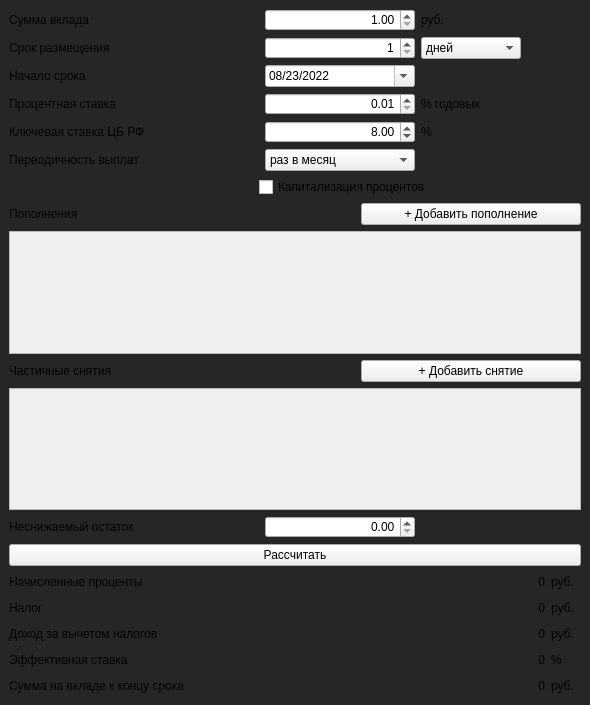
<?xml version="1.0" encoding="UTF-8"?>
<ui version="4.0">
 <class>Debit</class>
 <widget class="QMainWindow" name="Debit">
  <property name="geometry">
   <rect>
    <x>0</x>
    <y>0</y>
    <width>590</width>
    <height>705</height>
   </rect>
  </property>
  <property name="sizePolicy">
   <sizepolicy hsizetype="Preferred" vsizetype="Preferred">
    <horstretch>0</horstretch>
    <verstretch>0</verstretch>
   </sizepolicy>
  </property>
  <property name="minimumSize">
   <size>
    <width>590</width>
    <height>0</height>
   </size>
  </property>
  <property name="maximumSize">
   <size>
    <width>590</width>
    <height>16777215</height>
   </size>
  </property>
  <property name="windowTitle">
   <string>Debit calculator</string>
  </property>
  <property name="styleSheet">
   <string notr="true">QMainWindow {
	background-color: rgb(38, 38, 38);
}</string>
  </property>
  <widget class="QWidget" name="centralwidget">
   <layout class="QVBoxLayout" name="verticalLayout_4">
    <item>
     <layout class="QVBoxLayout" name="verticalLayout_3">
      <item>
       <layout class="QVBoxLayout" name="vlo_main">
        <item>
         <layout class="QHBoxLayout" name="hlo_sum">
          <item>
           <widget class="QLabel" name="lbl_sum">
            <property name="minimumSize">
             <size>
              <width>250</width>
              <height>0</height>
             </size>
            </property>
            <property name="maximumSize">
             <size>
              <width>250</width>
              <height>16777215</height>
             </size>
            </property>
            <property name="text">
             <string>Сумма вклада</string>
            </property>
           </widget>
          </item>
          <item>
           <widget class="QDoubleSpinBox" name="spn_sum">
            <property name="minimumSize">
             <size>
              <width>150</width>
              <height>0</height>
             </size>
            </property>
            <property name="maximumSize">
             <size>
              <width>150</width>
              <height>16777215</height>
             </size>
            </property>
            <property name="alignment">
             <set>Qt::AlignRight|Qt::AlignTrailing|Qt::AlignVCenter</set>
            </property>
            <property name="minimum">
             <double>1.000000000000000</double>
            </property>
            <property name="maximum">
             <double>100000000.000000000000000</double>
            </property>
           </widget>
          </item>
          <item>
           <widget class="QLabel" name="lbl_sum_rub">
            <property name="minimumSize">
             <size>
              <width>100</width>
              <height>0</height>
             </size>
            </property>
            <property name="maximumSize">
             <size>
              <width>100</width>
              <height>16777215</height>
             </size>
            </property>
            <property name="text">
             <string>руб.</string>
            </property>
           </widget>
          </item>
          <item>
           <spacer name="horizontalSpacer_5">
            <property name="orientation">
             <enum>Qt::Horizontal</enum>
            </property>
            <property name="sizeHint" stdset="0">
             <size>
              <width>40</width>
              <height>20</height>
             </size>
            </property>
           </spacer>
          </item>
         </layout>
        </item>
        <item>
         <layout class="QHBoxLayout" name="hlo_limit">
          <item>
           <widget class="QLabel" name="lbl_limit">
            <property name="minimumSize">
             <size>
              <width>250</width>
              <height>0</height>
             </size>
            </property>
            <property name="maximumSize">
             <size>
              <width>250</width>
              <height>16777215</height>
             </size>
            </property>
            <property name="text">
             <string>Срок размещения</string>
            </property>
           </widget>
          </item>
          <item>
           <widget class="QSpinBox" name="spn_limit">
            <property name="minimumSize">
             <size>
              <width>150</width>
              <height>0</height>
             </size>
            </property>
            <property name="maximumSize">
             <size>
              <width>150</width>
              <height>16777215</height>
             </size>
            </property>
            <property name="alignment">
             <set>Qt::AlignRight|Qt::AlignTrailing|Qt::AlignVCenter</set>
            </property>
            <property name="minimum">
             <number>1</number>
            </property>
            <property name="maximum">
             <number>4550</number>
            </property>
           </widget>
          </item>
          <item>
           <widget class="QComboBox" name="cmb_limit">
            <property name="minimumSize">
             <size>
              <width>100</width>
              <height>0</height>
             </size>
            </property>
            <property name="maximumSize">
             <size>
              <width>100</width>
              <height>16777215</height>
             </size>
            </property>
            <item>
             <property name="text">
              <string>дней</string>
             </property>
            </item>
            <item>
             <property name="text">
              <string>месяцев</string>
             </property>
            </item>
            <item>
             <property name="text">
              <string>лет</string>
             </property>
            </item>
           </widget>
          </item>
          <item>
           <spacer name="horizontalSpacer_4">
            <property name="orientation">
             <enum>Qt::Horizontal</enum>
            </property>
            <property name="sizeHint" stdset="0">
             <size>
              <width>40</width>
              <height>20</height>
             </size>
            </property>
           </spacer>
          </item>
         </layout>
        </item>
        <item>
         <layout class="QHBoxLayout" name="hlo_date">
          <item>
           <widget class="QLabel" name="lbl_date">
            <property name="minimumSize">
             <size>
              <width>250</width>
              <height>0</height>
             </size>
            </property>
            <property name="maximumSize">
             <size>
              <width>250</width>
              <height>16777215</height>
             </size>
            </property>
            <property name="text">
             <string>Начало срока</string>
            </property>
           </widget>
          </item>
          <item>
           <widget class="QDateEdit" name="dt_start">
            <property name="minimumSize">
             <size>
              <width>150</width>
              <height>0</height>
             </size>
            </property>
            <property name="maximumSize">
             <size>
              <width>150</width>
              <height>16777215</height>
             </size>
            </property>
            <property name="alignment">
             <set>Qt::AlignLeading|Qt::AlignLeft|Qt::AlignVCenter</set>
            </property>
            <property name="buttonSymbols">
             <enum>QAbstractSpinBox::UpDownArrows</enum>
            </property>
            <property name="dateTime">
             <datetime>
              <hour>0</hour>
              <minute>0</minute>
              <second>0</second>
              <year>2022</year>
              <month>8</month>
              <day>23</day>
             </datetime>
            </property>
            <property name="maximumDate">
             <date>
              <year>9999</year>
              <month>12</month>
              <day>31</day>
             </date>
            </property>
            <property name="minimumDate">
             <date>
              <year>2022</year>
              <month>1</month>
              <day>1</day>
             </date>
            </property>
            <property name="currentSection">
             <enum>QDateTimeEdit::MonthSection</enum>
            </property>
            <property name="displayFormat">
             <string>MM/dd/yyyy</string>
            </property>
            <property name="calendarPopup">
             <bool>true</bool>
            </property>
            <property name="timeSpec">
             <enum>Qt::LocalTime</enum>
            </property>
            <property name="date">
             <date>
              <year>2022</year>
              <month>8</month>
              <day>23</day>
             </date>
            </property>
           </widget>
          </item>
          <item>
           <spacer name="horizontalSpacer_2">
            <property name="orientation">
             <enum>Qt::Horizontal</enum>
            </property>
            <property name="sizeHint" stdset="0">
             <size>
              <width>40</width>
              <height>20</height>
             </size>
            </property>
           </spacer>
          </item>
         </layout>
        </item>
        <item>
         <layout class="QHBoxLayout" name="hlo_percent">
          <item>
           <widget class="QLabel" name="lbl_percent_f">
            <property name="minimumSize">
             <size>
              <width>250</width>
              <height>0</height>
             </size>
            </property>
            <property name="maximumSize">
             <size>
              <width>250</width>
              <height>16777215</height>
             </size>
            </property>
            <property name="text">
             <string>Процентная ставка</string>
            </property>
           </widget>
          </item>
          <item>
           <widget class="QDoubleSpinBox" name="spn_percent">
            <property name="minimumSize">
             <size>
              <width>150</width>
              <height>0</height>
             </size>
            </property>
            <property name="maximumSize">
             <size>
              <width>150</width>
              <height>16777215</height>
             </size>
            </property>
            <property name="alignment">
             <set>Qt::AlignRight|Qt::AlignTrailing|Qt::AlignVCenter</set>
            </property>
            <property name="minimum">
             <double>0.010000000000000</double>
            </property>
           </widget>
          </item>
          <item>
           <widget class="QLabel" name="lbl_percent_b">
            <property name="minimumSize">
             <size>
              <width>100</width>
              <height>0</height>
             </size>
            </property>
            <property name="maximumSize">
             <size>
              <width>100</width>
              <height>16777215</height>
             </size>
            </property>
            <property name="text">
             <string>% годовых</string>
            </property>
           </widget>
          </item>
          <item>
           <spacer name="horizontalSpacer_6">
            <property name="orientation">
             <enum>Qt::Horizontal</enum>
            </property>
            <property name="sizeHint" stdset="0">
             <size>
              <width>40</width>
              <height>20</height>
             </size>
            </property>
           </spacer>
          </item>
         </layout>
        </item>
        <item>
         <layout class="QHBoxLayout" name="horizontalLayout_5">
          <item>
           <widget class="QLabel" name="lbl_krate_f">
            <property name="minimumSize">
             <size>
              <width>250</width>
              <height>0</height>
             </size>
            </property>
            <property name="text">
             <string>Ключевая ставка ЦБ РФ</string>
            </property>
           </widget>
          </item>
          <item>
           <widget class="QDoubleSpinBox" name="spn_krate">
            <property name="minimumSize">
             <size>
              <width>150</width>
              <height>0</height>
             </size>
            </property>
            <property name="alignment">
             <set>Qt::AlignRight|Qt::AlignTrailing|Qt::AlignVCenter</set>
            </property>
            <property name="minimum">
             <double>0.010000000000000</double>
            </property>
            <property name="value">
             <double>8.000000000000000</double>
            </property>
           </widget>
          </item>
          <item>
           <widget class="QLabel" name="lbl_krate_b">
            <property name="minimumSize">
             <size>
              <width>100</width>
              <height>0</height>
             </size>
            </property>
            <property name="text">
             <string>%</string>
            </property>
           </widget>
          </item>
          <item>
           <spacer name="horizontalSpacer_15">
            <property name="orientation">
             <enum>Qt::Horizontal</enum>
            </property>
            <property name="sizeHint" stdset="0">
             <size>
              <width>40</width>
              <height>20</height>
             </size>
            </property>
           </spacer>
          </item>
         </layout>
        </item>
        <item>
         <layout class="QHBoxLayout" name="hlo_period">
          <item>
           <widget class="QLabel" name="lbl_period">
            <property name="minimumSize">
             <size>
              <width>250</width>
              <height>0</height>
             </size>
            </property>
            <property name="maximumSize">
             <size>
              <width>250</width>
              <height>16777215</height>
             </size>
            </property>
            <property name="text">
             <string>Переодичность выплат</string>
            </property>
           </widget>
          </item>
          <item>
           <widget class="QComboBox" name="cmb_period">
            <property name="minimumSize">
             <size>
              <width>150</width>
              <height>0</height>
             </size>
            </property>
            <property name="maximumSize">
             <size>
              <width>150</width>
              <height>16777215</height>
             </size>
            </property>
            <item>
             <property name="text">
              <string>раз в месяц</string>
             </property>
            </item>
            <item>
             <property name="text">
              <string>раз в квартал</string>
             </property>
            </item>
            <item>
             <property name="text">
              <string>раз в год</string>
             </property>
            </item>
            <item>
             <property name="text">
              <string>в конце срока</string>
             </property>
            </item>
           </widget>
          </item>
          <item>
           <spacer name="horizontalSpacer_3">
            <property name="orientation">
             <enum>Qt::Horizontal</enum>
            </property>
            <property name="sizeHint" stdset="0">
             <size>
              <width>40</width>
              <height>20</height>
             </size>
            </property>
           </spacer>
          </item>
         </layout>
        </item>
        <item>
         <layout class="QHBoxLayout" name="horizontalLayout">
          <item>
           <spacer name="horizontalSpacer">
            <property name="orientation">
             <enum>Qt::Horizontal</enum>
            </property>
            <property name="sizeHint" stdset="0">
             <size>
              <width>250</width>
              <height>20</height>
             </size>
            </property>
           </spacer>
          </item>
          <item>
           <widget class="QCheckBox" name="ckb_capital">
            <property name="minimumSize">
             <size>
              <width>200</width>
              <height>0</height>
             </size>
            </property>
            <property name="maximumSize">
             <size>
              <width>200</width>
              <height>16777215</height>
             </size>
            </property>
            <property name="text">
             <string>Капитализация процентов</string>
            </property>
           </widget>
          </item>
          <item>
           <spacer name="horizontalSpacer_7">
            <property name="orientation">
             <enum>Qt::Horizontal</enum>
            </property>
            <property name="sizeHint" stdset="0">
             <size>
              <width>40</width>
              <height>20</height>
             </size>
            </property>
           </spacer>
          </item>
         </layout>
        </item>
       </layout>
      </item>
      <item>
       <layout class="QVBoxLayout" name="verticalLayout">
        <item>
         <layout class="QHBoxLayout" name="hlo_push">
          <item>
           <widget class="QLabel" name="lbl_refill">
            <property name="minimumSize">
             <size>
              <width>150</width>
              <height>0</height>
             </size>
            </property>
            <property name="maximumSize">
             <size>
              <width>150</width>
              <height>16777215</height>
             </size>
            </property>
            <property name="text">
             <string>Пополнения</string>
            </property>
           </widget>
          </item>
          <item>
           <spacer name="horizontalSpacer_8">
            <property name="orientation">
             <enum>Qt::Horizontal</enum>
            </property>
            <property name="sizeHint" stdset="0">
             <size>
              <width>40</width>
              <height>20</height>
             </size>
            </property>
           </spacer>
          </item>
          <item>
           <widget class="QPushButton" name="btn_push">
            <property name="minimumSize">
             <size>
              <width>220</width>
              <height>0</height>
             </size>
            </property>
            <property name="maximumSize">
             <size>
              <width>220</width>
              <height>16777215</height>
             </size>
            </property>
            <property name="text">
             <string>+ Добавить пополнение</string>
            </property>
           </widget>
          </item>
         </layout>
        </item>
        <item>
         <widget class="QScrollArea" name="scroll_push">
          <property name="sizePolicy">
           <sizepolicy hsizetype="Expanding" vsizetype="Expanding">
            <horstretch>0</horstretch>
            <verstretch>0</verstretch>
           </sizepolicy>
          </property>
          <property name="minimumSize">
           <size>
            <width>0</width>
            <height>0</height>
           </size>
          </property>
          <property name="maximumSize">
           <size>
            <width>16777215</width>
            <height>500</height>
           </size>
          </property>
          <property name="autoFillBackground">
           <bool>false</bool>
          </property>
          <property name="sizeAdjustPolicy">
           <enum>QAbstractScrollArea::AdjustIgnored</enum>
          </property>
          <property name="widgetResizable">
           <bool>true</bool>
          </property>
          <property name="alignment">
           <set>Qt::AlignLeading|Qt::AlignLeft|Qt::AlignTop</set>
          </property>
          <widget class="QWidget" name="scl_push_w">
           <property name="geometry">
            <rect>
             <x>0</x>
             <y>0</y>
             <width>560</width>
             <height>51</height>
            </rect>
           </property>
           <property name="sizePolicy">
            <sizepolicy hsizetype="Preferred" vsizetype="Preferred">
             <horstretch>0</horstretch>
             <verstretch>0</verstretch>
            </sizepolicy>
           </property>
           <layout class="QVBoxLayout" name="verticalLayout_6">
            <item>
             <layout class="QVBoxLayout" name="vlo_push_item"/>
            </item>
           </layout>
          </widget>
         </widget>
        </item>
        <item>
         <layout class="QHBoxLayout" name="hlo_pull">
          <item>
           <widget class="QLabel" name="lbl_withdrawal">
            <property name="minimumSize">
             <size>
              <width>150</width>
              <height>0</height>
             </size>
            </property>
            <property name="maximumSize">
             <size>
              <width>150</width>
              <height>16777215</height>
             </size>
            </property>
            <property name="text">
             <string>Частичные снятия</string>
            </property>
           </widget>
          </item>
          <item>
           <spacer name="horizontalSpacer_9">
            <property name="orientation">
             <enum>Qt::Horizontal</enum>
            </property>
            <property name="sizeHint" stdset="0">
             <size>
              <width>40</width>
              <height>20</height>
             </size>
            </property>
           </spacer>
          </item>
          <item>
           <widget class="QPushButton" name="btn_pull">
            <property name="minimumSize">
             <size>
              <width>220</width>
              <height>0</height>
             </size>
            </property>
            <property name="maximumSize">
             <size>
              <width>220</width>
              <height>16777215</height>
             </size>
            </property>
            <property name="text">
             <string>+ Добавить снятие</string>
            </property>
           </widget>
          </item>
         </layout>
        </item>
        <item>
         <widget class="QScrollArea" name="scroll_pull">
          <property name="sizePolicy">
           <sizepolicy hsizetype="Expanding" vsizetype="Expanding">
            <horstretch>0</horstretch>
            <verstretch>0</verstretch>
           </sizepolicy>
          </property>
          <property name="minimumSize">
           <size>
            <width>0</width>
            <height>0</height>
           </size>
          </property>
          <property name="maximumSize">
           <size>
            <width>16777215</width>
            <height>500</height>
           </size>
          </property>
          <property name="autoFillBackground">
           <bool>false</bool>
          </property>
          <property name="sizeAdjustPolicy">
           <enum>QAbstractScrollArea::AdjustIgnored</enum>
          </property>
          <property name="widgetResizable">
           <bool>true</bool>
          </property>
          <property name="alignment">
           <set>Qt::AlignLeading|Qt::AlignLeft|Qt::AlignTop</set>
          </property>
          <widget class="QWidget" name="scl_pull_w">
           <property name="geometry">
            <rect>
             <x>0</x>
             <y>0</y>
             <width>560</width>
             <height>51</height>
            </rect>
           </property>
           <property name="sizePolicy">
            <sizepolicy hsizetype="Preferred" vsizetype="Preferred">
             <horstretch>0</horstretch>
             <verstretch>0</verstretch>
            </sizepolicy>
           </property>
           <layout class="QVBoxLayout" name="verticalLayout_8">
            <property name="sizeConstraint">
             <enum>QLayout::SetDefaultConstraint</enum>
            </property>
            <item>
             <layout class="QVBoxLayout" name="vlo_pull_item">
              <property name="sizeConstraint">
               <enum>QLayout::SetDefaultConstraint</enum>
              </property>
             </layout>
            </item>
           </layout>
          </widget>
         </widget>
        </item>
        <item>
         <layout class="QHBoxLayout" name="hlo_rest">
          <item>
           <widget class="QLabel" name="lbl_rest">
            <property name="minimumSize">
             <size>
              <width>250</width>
              <height>0</height>
             </size>
            </property>
            <property name="text">
             <string>Неснижаемый остаток</string>
            </property>
           </widget>
          </item>
          <item>
           <widget class="QDoubleSpinBox" name="spn_rest">
            <property name="minimumSize">
             <size>
              <width>150</width>
              <height>0</height>
             </size>
            </property>
            <property name="alignment">
             <set>Qt::AlignRight|Qt::AlignTrailing|Qt::AlignVCenter</set>
            </property>
            <property name="maximum">
             <double>50000000.000000000000000</double>
            </property>
           </widget>
          </item>
          <item>
           <spacer name="horizontalSpacer_16">
            <property name="orientation">
             <enum>Qt::Horizontal</enum>
            </property>
            <property name="sizeHint" stdset="0">
             <size>
              <width>40</width>
              <height>20</height>
             </size>
            </property>
           </spacer>
          </item>
         </layout>
        </item>
       </layout>
      </item>
      <item>
       <widget class="QPushButton" name="btn_calculate">
        <property name="text">
         <string>Рассчитать</string>
        </property>
       </widget>
      </item>
      <item>
       <layout class="QVBoxLayout" name="verticalLayout_2">
        <item>
         <layout class="QHBoxLayout" name="hlo_icharg">
          <item>
           <widget class="QLabel" name="lbl_icharg_f">
            <property name="minimumSize">
             <size>
              <width>250</width>
              <height>0</height>
             </size>
            </property>
            <property name="maximumSize">
             <size>
              <width>250</width>
              <height>16777215</height>
             </size>
            </property>
            <property name="text">
             <string>Начисленные проценты</string>
            </property>
           </widget>
          </item>
          <item>
           <spacer name="horizontalSpacer_10">
            <property name="orientation">
             <enum>Qt::Horizontal</enum>
            </property>
            <property name="sizeHint" stdset="0">
             <size>
              <width>40</width>
              <height>20</height>
             </size>
            </property>
           </spacer>
          </item>
          <item>
           <widget class="QLabel" name="lbl_icharg">
            <property name="minimumSize">
             <size>
              <width>150</width>
              <height>0</height>
             </size>
            </property>
            <property name="maximumSize">
             <size>
              <width>150</width>
              <height>16777215</height>
             </size>
            </property>
            <property name="text">
             <string>0</string>
            </property>
            <property name="alignment">
             <set>Qt::AlignRight|Qt::AlignTrailing|Qt::AlignVCenter</set>
            </property>
           </widget>
          </item>
          <item>
           <widget class="QLabel" name="lbl_icharg_b">
            <property name="minimumSize">
             <size>
              <width>30</width>
              <height>0</height>
             </size>
            </property>
            <property name="text">
             <string>руб.</string>
            </property>
           </widget>
          </item>
         </layout>
        </item>
        <item>
         <layout class="QHBoxLayout" name="horizontalLayout_2">
          <item>
           <widget class="QLabel" name="lbl_tax_f">
            <property name="minimumSize">
             <size>
              <width>250</width>
              <height>0</height>
             </size>
            </property>
            <property name="maximumSize">
             <size>
              <width>250</width>
              <height>16777215</height>
             </size>
            </property>
            <property name="text">
             <string>Налог</string>
            </property>
           </widget>
          </item>
          <item>
           <spacer name="horizontalSpacer_11">
            <property name="orientation">
             <enum>Qt::Horizontal</enum>
            </property>
            <property name="sizeHint" stdset="0">
             <size>
              <width>40</width>
              <height>20</height>
             </size>
            </property>
           </spacer>
          </item>
          <item>
           <widget class="QLabel" name="lbl_tax">
            <property name="minimumSize">
             <size>
              <width>150</width>
              <height>0</height>
             </size>
            </property>
            <property name="maximumSize">
             <size>
              <width>150</width>
              <height>16777215</height>
             </size>
            </property>
            <property name="text">
             <string>0</string>
            </property>
            <property name="alignment">
             <set>Qt::AlignRight|Qt::AlignTrailing|Qt::AlignVCenter</set>
            </property>
           </widget>
          </item>
          <item>
           <widget class="QLabel" name="lbl_tax_b">
            <property name="minimumSize">
             <size>
              <width>30</width>
              <height>0</height>
             </size>
            </property>
            <property name="text">
             <string>руб.</string>
            </property>
           </widget>
          </item>
         </layout>
        </item>
        <item>
         <layout class="QHBoxLayout" name="horizontalLayout_3">
          <item>
           <widget class="QLabel" name="lbl_latax_f">
            <property name="minimumSize">
             <size>
              <width>250</width>
              <height>0</height>
             </size>
            </property>
            <property name="maximumSize">
             <size>
              <width>250</width>
              <height>16777215</height>
             </size>
            </property>
            <property name="text">
             <string>Доход за вычетом налогов</string>
            </property>
           </widget>
          </item>
          <item>
           <spacer name="horizontalSpacer_12">
            <property name="orientation">
             <enum>Qt::Horizontal</enum>
            </property>
            <property name="sizeHint" stdset="0">
             <size>
              <width>40</width>
              <height>20</height>
             </size>
            </property>
           </spacer>
          </item>
          <item>
           <widget class="QLabel" name="lbl_latax">
            <property name="minimumSize">
             <size>
              <width>150</width>
              <height>0</height>
             </size>
            </property>
            <property name="maximumSize">
             <size>
              <width>150</width>
              <height>16777215</height>
             </size>
            </property>
            <property name="text">
             <string>0</string>
            </property>
            <property name="alignment">
             <set>Qt::AlignRight|Qt::AlignTrailing|Qt::AlignVCenter</set>
            </property>
           </widget>
          </item>
          <item>
           <widget class="QLabel" name="lbl_latax_b">
            <property name="minimumSize">
             <size>
              <width>30</width>
              <height>0</height>
             </size>
            </property>
            <property name="text">
             <string>руб.</string>
            </property>
           </widget>
          </item>
         </layout>
        </item>
        <item>
         <layout class="QHBoxLayout" name="hlo_erate">
          <item>
           <widget class="QLabel" name="lbl_erate_f">
            <property name="minimumSize">
             <size>
              <width>250</width>
              <height>0</height>
             </size>
            </property>
            <property name="maximumSize">
             <size>
              <width>250</width>
              <height>16777215</height>
             </size>
            </property>
            <property name="text">
             <string>Эффективная ставка</string>
            </property>
           </widget>
          </item>
          <item>
           <spacer name="horizontalSpacer_13">
            <property name="orientation">
             <enum>Qt::Horizontal</enum>
            </property>
            <property name="sizeHint" stdset="0">
             <size>
              <width>40</width>
              <height>20</height>
             </size>
            </property>
           </spacer>
          </item>
          <item>
           <widget class="QLabel" name="lbl_erate">
            <property name="minimumSize">
             <size>
              <width>150</width>
              <height>0</height>
             </size>
            </property>
            <property name="maximumSize">
             <size>
              <width>150</width>
              <height>16777215</height>
             </size>
            </property>
            <property name="text">
             <string>0</string>
            </property>
            <property name="alignment">
             <set>Qt::AlignRight|Qt::AlignTrailing|Qt::AlignVCenter</set>
            </property>
           </widget>
          </item>
          <item>
           <widget class="QLabel" name="lbl_erate_b">
            <property name="minimumSize">
             <size>
              <width>30</width>
              <height>0</height>
             </size>
            </property>
            <property name="text">
             <string>%</string>
            </property>
           </widget>
          </item>
         </layout>
        </item>
        <item>
         <layout class="QHBoxLayout" name="horizontalLayout_4">
          <item>
           <widget class="QLabel" name="lbl_tsum_f">
            <property name="minimumSize">
             <size>
              <width>250</width>
              <height>0</height>
             </size>
            </property>
            <property name="maximumSize">
             <size>
              <width>250</width>
              <height>16777215</height>
             </size>
            </property>
            <property name="text">
             <string>Сумма на вкладе к концу срока</string>
            </property>
           </widget>
          </item>
          <item>
           <spacer name="horizontalSpacer_14">
            <property name="orientation">
             <enum>Qt::Horizontal</enum>
            </property>
            <property name="sizeHint" stdset="0">
             <size>
              <width>40</width>
              <height>20</height>
             </size>
            </property>
           </spacer>
          </item>
          <item>
           <widget class="QLabel" name="lbl_tsum">
            <property name="minimumSize">
             <size>
              <width>150</width>
              <height>0</height>
             </size>
            </property>
            <property name="maximumSize">
             <size>
              <width>150</width>
              <height>16777215</height>
             </size>
            </property>
            <property name="text">
             <string>0</string>
            </property>
            <property name="alignment">
             <set>Qt::AlignRight|Qt::AlignTrailing|Qt::AlignVCenter</set>
            </property>
           </widget>
          </item>
          <item>
           <widget class="QLabel" name="lbl_tsum_b">
            <property name="minimumSize">
             <size>
              <width>30</width>
              <height>0</height>
             </size>
            </property>
            <property name="text">
             <string>руб.</string>
            </property>
           </widget>
          </item>
         </layout>
        </item>
       </layout>
      </item>
     </layout>
    </item>
   </layout>
  </widget>
 </widget>
 <resources/>
 <connections/>
</ui>
